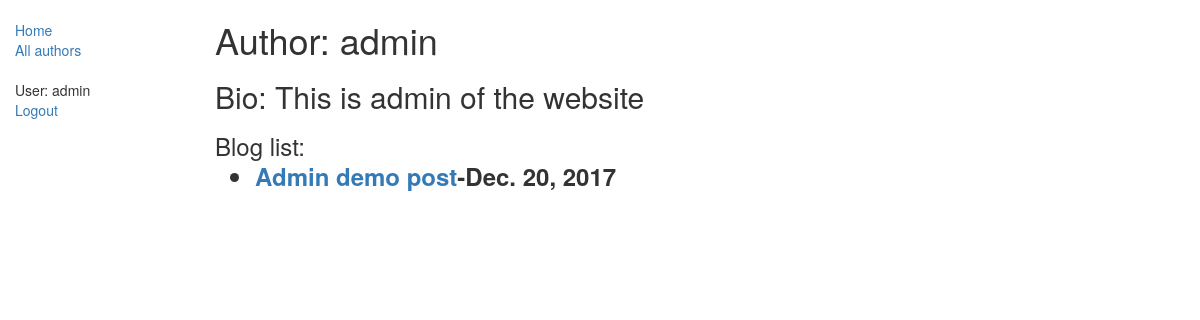
The app's page /blog/author/1 (signed in) with its own data.
### blog/models.py (models this page shows, shortened)
class Author(models.Model):
    name=models.ForeignKey(User, on_delete=models.SET_NULL,null=True)
    information=models.CharField(max_length=1000)

class Blog(models.Model):
    title=models.CharField(max_length=200)
    author=models.ForeignKey('Author',on_delete=models.SET_NULL,null=True)
    content=models.TextField(max_length=5000,help_text='You are only allowed to post charecters')
    pub_date = models.DateField(default=date.today)
    def __str__(self):
        return self.title
    class Meta:
        ordering=['-pub_date']

### blog/views.py (the view)
# urls.py: url(r'^author/(?P<pk>\d+)$',views.AuthorDetailView.as_view(),name='author-detail'),
class AuthorDetailView(generic.DetailView):
    model = Author

### blog/templates/blog/author_detail.html (shortened to what this page needs)
<!DOCTYPE html>
<html lang="en">
<head>
</head>
<body>
{% extends "base_generic.html" %}
{% block content %}
<h1>Author: {{ author.name }}</h1>
<h2>Bio: {{author.information}}</h2>
<h3> Blog list:
    {% for blog in author.blog_set.all %}
    <ul>
        <li>
            <dt><a href="{% url 'blog-detail' blog.pk %}">{{blog}}</a>-{{blog.pub_date}}</dt>
        </li>
    </ul>
    {% endfor %}
</h3>
{% endblock %}

### blog/templates/base_generic.html (shortened to what this page needs)
<!DOCTYPE html>
<html lang="en">
<head>
    <link rel="stylesheet" href="https://maxcdn.bootstrapcdn.com/bootstrap/3.3.7/css/bootstrap.min.css">
    {% load static %}
    <link rel="stylesheet" href="{% static 'css/style.css' %}">
</head>
<body>
<div class="container-fluid">
    <div class="row">
        <div class="col-sm-2">
            {% block sidebar %}
            <ul class="sidebar-nav">
                <li><a href="{% url 'blogs' %}">Home</a></li>
                <li><a href="{% url 'authors' %}">All authors</a></li>
            </ul>
            {% endblock %}
            <ul class="sidebar-nav">
                {% if user.is_authenticated %}
                <li>User: {{ user.get_username }}</li>
                <li><a href="{% url 'logout'%}?next={{request.path}}">Logout</a></li>
                {% else %}
                <li><a href="{% url 'login'%}?next={{request.path}}">Login</a></li>
                {% endif %}
            </ul>
        </div>
        <div class="col-sm-10 ">
            {% block content %}{% endblock %}
        </div>
    </div>
</div>
</body>
</html>

### blog/static/css/style.css (style rules this page uses)
.sidebar-nav { margin-top: 20px; padding: 0; list-style: none; }

### records on screen
Author: name "admin", information "This is admin of the website"
Blog: title "Admin demo post", pub_date "Dec. 20, 2017"

### other values on screen
{{ user.get_username }} "admin"
